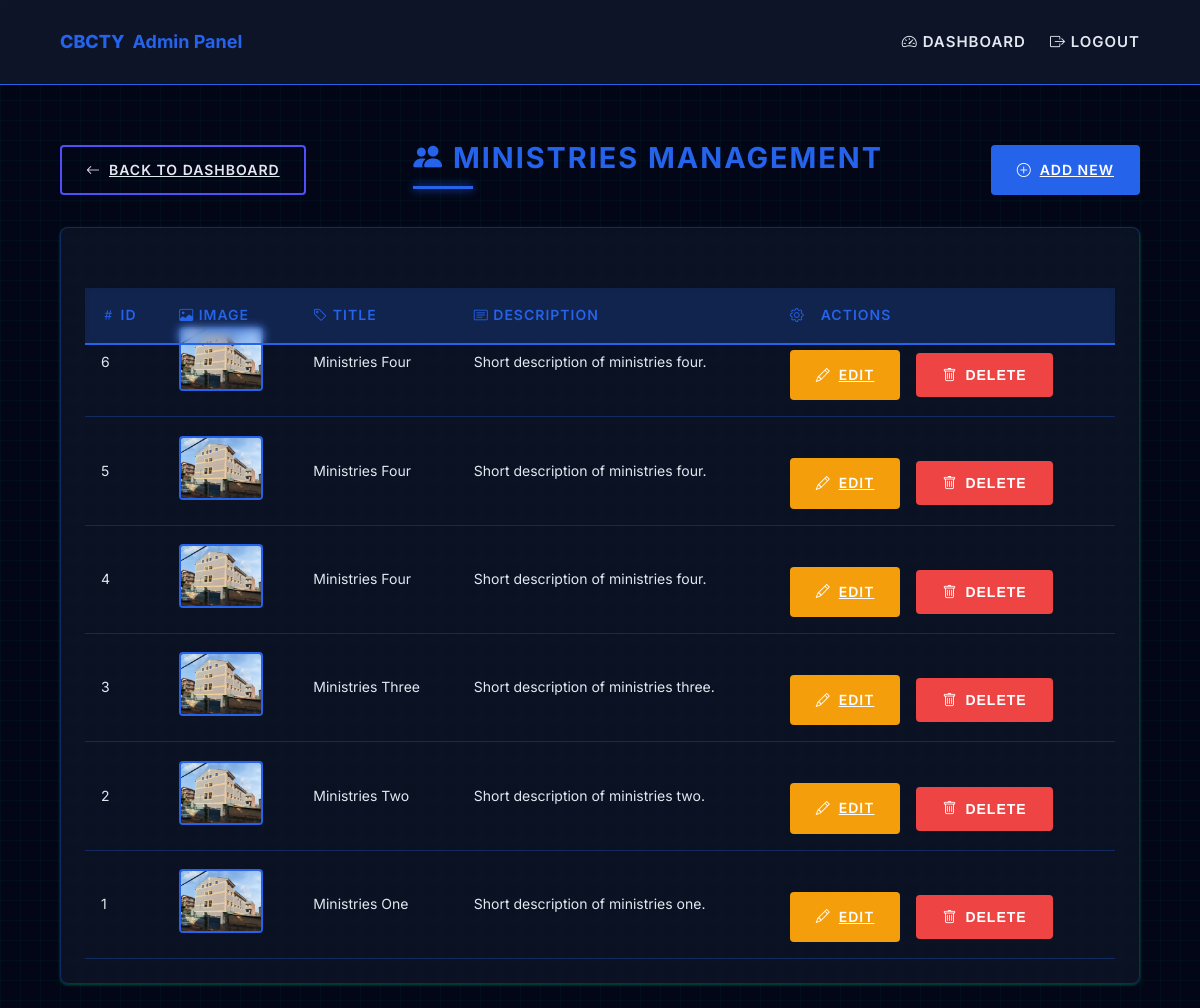
The app's page /admin/ministries/ministries.php with its own data.
### tables this page shows
CREATE TABLE `ministries` (
  `id` int(11) NOT NULL,
  `image_url` varchar(255) NOT NULL,
  `title` varchar(255) NOT NULL,
  `description` text NOT NULL
);

### admin/includes/crud_functions.php (called while the page is built, shortened)
<?php
require __DIR__ . '/../../includes/connect.php';
class CRUD {
    protected $pdo;
    protected $table;
    public function __construct($table, $allowedFields) {
        global $pdo;
        $this->pdo = $pdo;
        $this->table = $table;
    }
    public function getAll() {
        $stmt = $this->pdo->query("SELECT * FROM {$this->table} ORDER BY id DESC");
        return $stmt->fetchAll(PDO::FETCH_ASSOC);
    }
}
?>

### admin/ministries/ministries.php (the view, shortened to what this page needs)
<?php
require __DIR__ . '/../../includes/connect.php';
require __DIR__ . '/../includes/crud_functions.php';
$ministriesCRUD = new MinistriesCRUD();
$ministries = $ministriesCRUD->getAll();
?>
<!DOCTYPE html>
<html lang="en" data-theme="light">
<head>
    <link rel="stylesheet" href="../assets/css/main.css">
    <link rel="stylesheet" href="https://cdn.jsdelivr.net/npm/bootstrap-icons@1.11.1/font/bootstrap-icons.css">
</head>
<body>
    <?php include '../includes/header.php'; ?>
    <div class="hero-container">
        <div class="hero-header">
            <div>
                <a href="../dashboard.php" class="back-btn">
                    <i class="bi bi-arrow-left"></i> Back to Dashboard
                </a>
            </div>
            <h2><i class="bi bi-people-fill"></i> Ministries Management</h2>
            <a href="ministries-create.php" class="add-btn">
                <i class="bi bi-plus-circle"></i> Add New
            </a>
        </div>
        <div class="hero-card">
            <div class="hero-card-body">
                <div class="table-container">
                    <table class="hero-table">
                        <thead>
                            <tr>
                                <th><i class="bi bi-hash"></i> ID</th>
                                <th><i class="bi bi-image"></i> Image</th>
                                <th><i class="bi bi-tag"></i> Title</th>
                                <th><i class="bi bi-card-text"></i> Description</th>
                                <th class="action-btns"><i class="bi bi-gear"></i> Actions</th>
                            </tr>
                        </thead>
                        <tbody>
                            <?php foreach ($ministries as $ministry): ?>
                            <tr>
                                <td> <?= htmlspecialchars($ministry['id']) ?></td>
                                <td>
                                    <img src="../../<?= htmlspecialchars($ministry['image_url']) ?>"
                                         alt="<?= htmlspecialchars($ministry['title']) ?>"
                                         class="hero-img">
                                </td>
                                <td> <?= htmlspecialchars($ministry['title']) ?></td>
                                <td><?= strlen($ministry['description']) > 50
                                    ? substr(htmlspecialchars($ministry['description']), 0, 50) . '...'
                                    : htmlspecialchars($ministry['description'])
                                ?></td>
                                <td class="action-btns">
                                    <a href="ministries-update.php?id=<?= $ministry['id'] ?>"
                                       class="edit-btn">
                                        <i class="bi bi-pencil"></i> Edit
                                    </a>
                                    <button type="button" onclick="showDeleteModal(<?= $ministry['id'] ?>)" class="delete-btn">
                                        <i class="bi bi-trash"></i> Delete
                                    </button>
                                </td>
                            </tr>
                            <?php endforeach; ?>
                        </tbody>
                    </table>
                </div>
            </div>
        </div>
    </div>
</body>
</html>

### admin/includes/header.php (shortened to what this page needs)
<header class="admin-header">
    <div class="header-container">
        <div class="header-brand">
            <a href="../dashboard.php" class="brand-link">
                <span class="brand-logo">CBCTY</span>
                <span class="brand-text">Admin Panel</span>
            </a>
        </div>
        <nav class="header-nav" id="headerNav">
            <ul class="nav-list">
                <li class="nav-item">
                    <a href="../dashboard.php" class="nav-link">
                        <i class="bi bi-speedometer2"></i>
                        <span>Dashboard</span>
                    </a>
                </li>
                <li class="nav-item">
                    <a href="../logout.php" class="nav-link">
                        <i class="bi bi-box-arrow-right"></i>
                        <span>Logout</span>
                    </a>
                </li>
            </ul>
        </nav>
    </div>
</header>

### records on screen
ministries: id "6", image_url (picture), title "Ministries Four", description "Short description of ministries four."
ministries: id "5", image_url (picture), title "Ministries Four", description "Short description of ministries four."
ministries: id "4", image_url (picture), title "Ministries Four", description "Short description of ministries four."
ministries: id "3", image_url (picture), title "Ministries Three", description "Short description of ministries three."
ministries: id "2", image_url (picture), title "Ministries Two", description "Short description of ministries two."
ministries: id "1", image_url (picture), title "Ministries One", description "Short description of ministries one."
